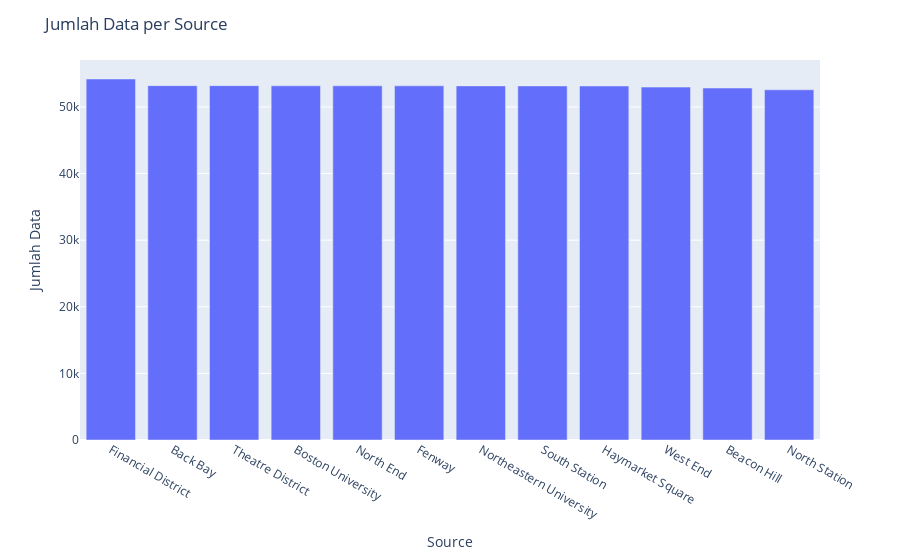

Notebook cell for this chart:
### Markdown cell above
## **2. Menganalisis data Source dan Destination**

### Code cell
df_counts = df['source'].value_counts().reset_index()
df_counts.columns = ['source', 'counts']

# Membuat plot bar chart
fig = px.bar(data_frame=df_counts, x='source', y='counts', labels={'counts': 'Jumlah'})
fig.update_layout(title='Jumlah Data per Source',
                  xaxis_title='Source',
                  yaxis_title='Jumlah Data')

# Menampilkan plot
fig.show(renderer='plotly_mimetype')

### Figure 1 — Plotly figure (JSON) as saved in the notebook; plotly's stock layout.template omitted (floating-point values rounded to 4 significant figures)
{"data": [{"alignmentgroup": "True", "hovertemplate": "source=%{x}<br>Jumlah=%{y}<extra></extra>", "legendgroup": "", "marker": {"color": "#636efa", "pattern": {"shape": ""}}, "name": "", "offsetgroup": "", "orientation": "v", "showlegend": false, "textposition": "auto", "x": ["Financial District", "Back Bay", "Theatre District", "Boston University", "North End", "Fenway", "Northeastern University", "South Station", "Haymarket Square", "West End", "Beacon Hill", "North Station"], "xaxis": "x", "y": [54197, 53201, 53201, 53172, 53171, 53166, 53164, 53160, 53147, 52980, 52841, 52576], "yaxis": "y", "type": "bar"}], "layout": {"xaxis": {"anchor": "y", "domain": [0, 1], "title": {"text": "Source"}}, "yaxis": {"anchor": "x", "domain": [0, 1], "title": {"text": "Jumlah Data"}}, "legend": {"tracegroupgap": 0}, "margin": {"t": 60}, "barmode": "relative", "title": {"text": "Jumlah Data per Source"}}}
